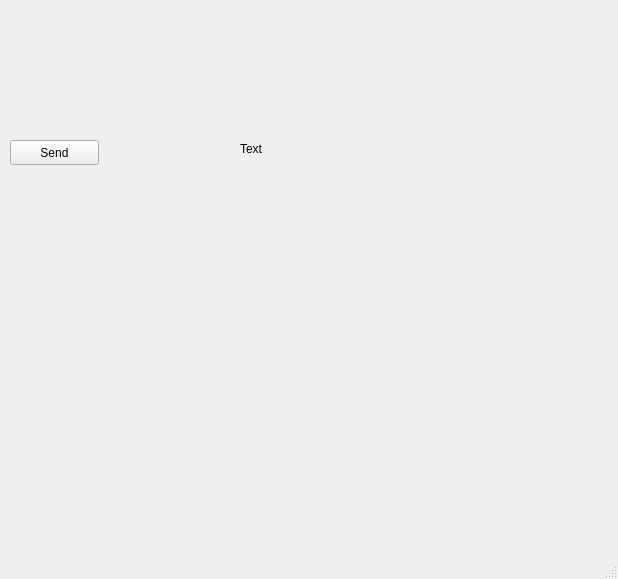
<?xml version="1.0" encoding="UTF-8"?>
<ui version="4.0">
 <class>MainWindow</class>
 <widget class="QMainWindow" name="MainWindow">
  <property name="geometry">
   <rect>
    <x>0</x>
    <y>0</y>
    <width>618</width>
    <height>579</height>
   </rect>
  </property>
  <property name="windowTitle">
   <string>MainWindow</string>
  </property>
  <widget class="QWidget" name="centralwidget">
   <widget class="QPushButton" name="pushButton">
    <property name="geometry">
     <rect>
      <x>10</x>
      <y>140</y>
      <width>89</width>
      <height>25</height>
     </rect>
    </property>
    <property name="text">
     <string>Send</string>
    </property>
   </widget>
   <widget class="QLabel" name="label">
    <property name="geometry">
     <rect>
      <x>240</x>
      <y>140</y>
      <width>67</width>
      <height>17</height>
     </rect>
    </property>
    <property name="text">
     <string>Text</string>
    </property>
   </widget>
  </widget>
  <widget class="QMenuBar" name="menubar">
   <property name="geometry">
    <rect>
     <x>0</x>
     <y>0</y>
     <width>618</width>
     <height>22</height>
    </rect>
   </property>
  </widget>
  <widget class="QStatusBar" name="statusbar"/>
 </widget>
 <resources/>
 <connections/>
</ui>
